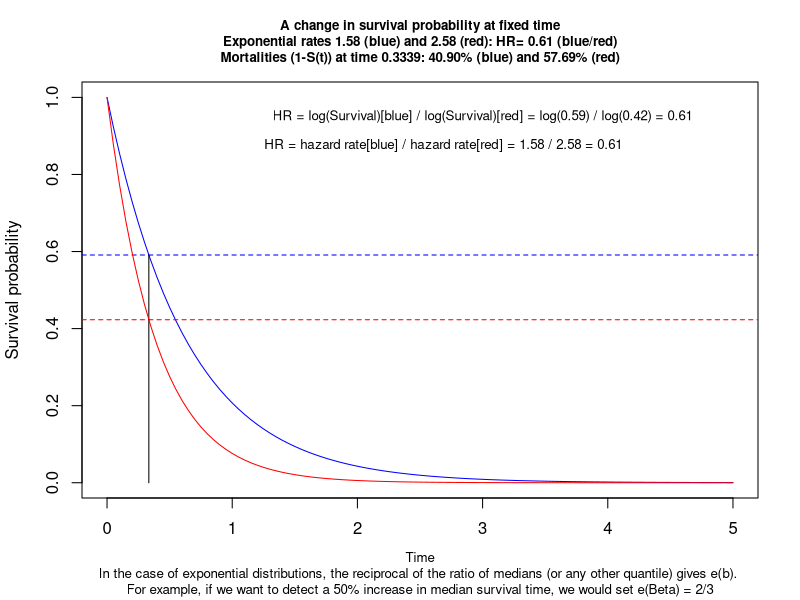
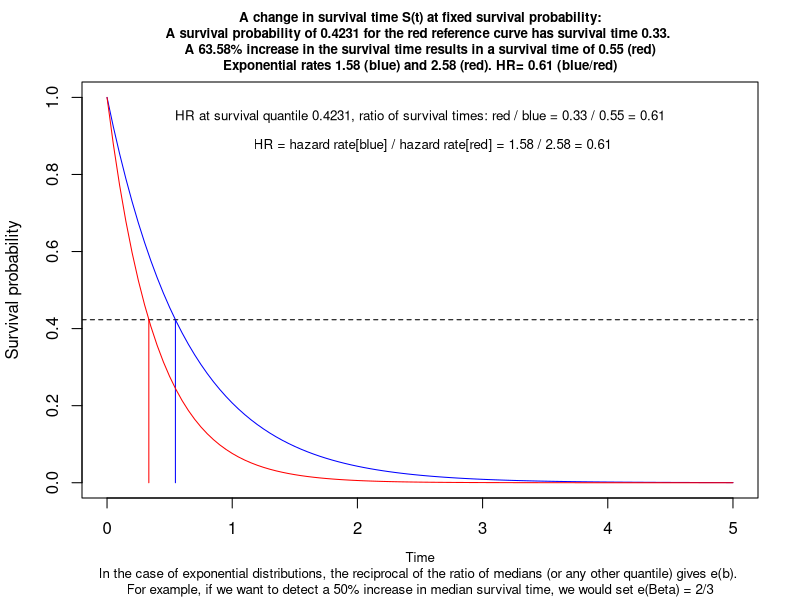
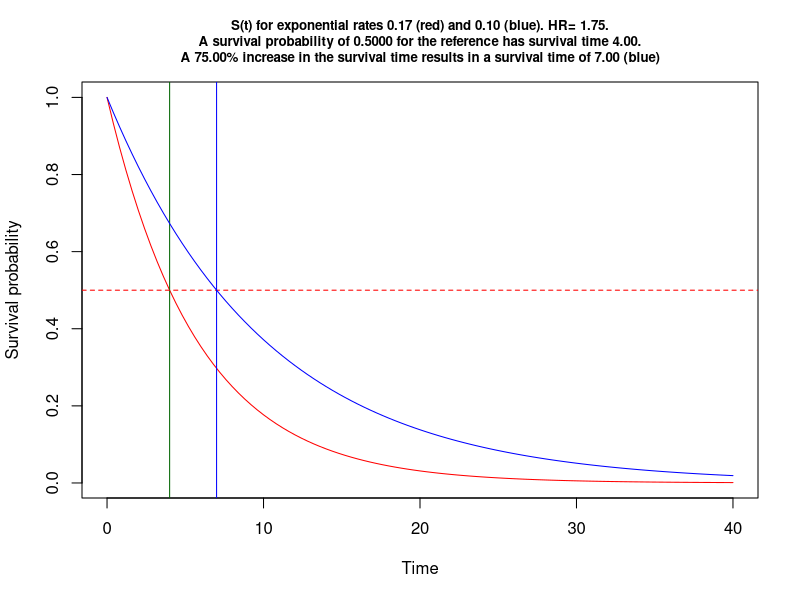
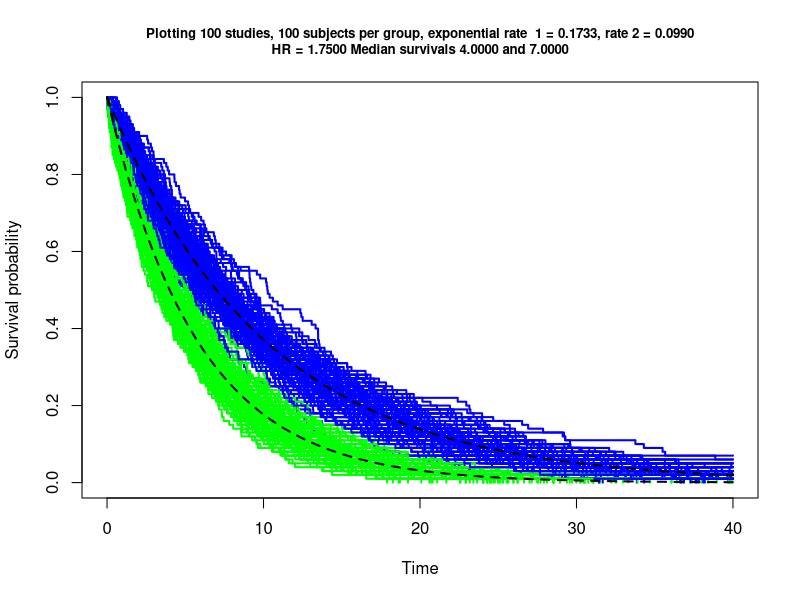

The R source for these figures, in order: (Note: this script raises an error after producing the figures.)
## ---- chunk 1

#/***************************************************************************#
#Filename           :      xxxxxxxxxxxxxxxxxxxxx
#Author             :      obrieea1
#Date               :      xx-May-2021
#R                  :      xxxxxxxxxxxxx
#Platform           :      xxxxxxxxxxxxx 
#Project/Study      :      xxxxxxxxxxxxx
#Description        :      xxxxxxxxxxxxx   
#Assumptions:   
#Input              :       
#Output             :      An .R, .Rmd and .html file is output to xxx
#                          An .R file is output to the dir where original .Rmd file is located
#Macros used        :      none
#---------------------------------------------------------------------------
#MODIFICATION HISTORY: 
#    <DD-MON-YYYY>,
#    <Description> 
#    
#***************************************************************************/

# knit: (function(inputFile, encoding) { 
#               out_dir <- '~/Survival-power';   
#           rmarkdown::render(inputFile,
#                         encoding=encoding, 
#       output_file=file.path(out_dir,'survival power exploration.html')) })

        rm(list=ls())

        set.seed(123)
        startTime<-proc.time()
        library(knitr)
        knit_hooks$set(purl = hook_purl)  #new line
        options(width=120)
        options(width = 999)
        opts_chunk$set(comment = "", warning = FALSE, message = FALSE,
                       echo = FALSE, tidy = FALSE, size="tiny",  cache=FALSE,
                       progress=TRUE,
                         fig.width=7, fig.height=3.5,
                       cache.path = 'program_Cache/',
                       fig.path='figure/')
         
        knitr::knit_hooks$set(inline = function(x) {
          knitr:::format_sci(x, 'md')
        })
         
        
        options(scipen=999)  # remove scientific notation
        
      
        # create an R file of the code!
        # https://stackoverflow.com/questions/26048722/knitr-and-tangle-code-without-execution
        
         # knit_hooks$set(purl = function(before, options) {
         #   if (before) return()
         #   input  = current_input()  # filename of input document
         #   output = paste(tools::file_path_sans_ext(input), 'R', sep = '.')
         #   if (knitr:::isFALSE(knitr:::.knitEnv$tangle.start)) {
         #   assign('tangle.start', TRUE, knitr:::.knitEnv)
         #   unlink(output)
         # }
         #   cat(options$code, file = output, sep = '\n', append = TRUE)
         # })

          # function to calculate the mode     
          getmode <- function(v) {
               uniqv <- unique(v)
               uniqv[which.max(tabulate(match(v, uniqv)))]
          }
  
          
        # https://stackoverflow.com/questions/36868287/purl-within-knit-duplicate-label-error
          
          options(knitr.duplicate.label = 'allow') # to help with purl
 
          
## ---- chunk 2

 
      
      gps1 <-  paste0('~/Survival-power')
      gps2 <-  paste0('~/Survival-power')
      
      path.script <- paste0(gps1, '')        # code to go here
      path.import <- paste0(gps2, '')  # data is here
      path.export <- paste0(gps1, '') 
      
      wd <- Rhome <- paste0('~/Survival-power')
      wd.code <- paste0(Rhome,'')                 
      wd.data <- paste0(Rhome,'')
 
      
      
      # rounding functions
      p2 <- function(x) {formatC(x, format="f", digits=2)}
      p3 <- function(x) {formatC(x, format="f", digits=3)}
      p4 <- function(x) {formatC(x, format="f", digits=4)}
      
       # https://stackoverflow.com/questions/3245862/format-numbers-to-significant-figures-nicely-in-r
      formatz <- function(x){
        
        if (!is.na(x)  ) {
          
          formatC(signif(x,digits=5), digits=5,format="fg", flag="#",big.mark=",")
          
        }
        
      }
      
      formatz0 <- function(x){
        sprintf(x, fmt = '%s')  
      }
      formatz1 <- function(x){
        sprintf(x, fmt = '%#.1f')  
      }
      formatz2 <- function(x){
        sprintf(x, fmt = '%#.2f')  
      }
      formatz00 <- function(x){
        round(x,0) 
      }
      formatz4 <- function(x){
        sprintf(x, fmt = '%#.4f')  
      }
 
      
## ---- chunk 3
      
    # functions  to get means and SDs, not used
    mymean <- function(x) {mean(x, na.rm=T)}
    mysd <- function(x) {sd(x, na.rm=T)}
    
     
## ---- chunk 4
 
    library(survival)
    library(rms) # for modelling
    library(tidyverse)
   
## ---- chunk 5
      
  # tereneau book p62
  # In the case of exponential distributions, the reciprocal of the ratio of
  # medians (or any other quantile) gives e(b). For example, if we want to
  # detect a 50% increase in median survival time, we would set e(Beta) = 2/3. 
  A  <-runif(1,1,3)              # random, this will be a constant hazard rate
  B  <-runif(1,1,3)              # random, second curve rate
  
  lambda  <- min(A,B)           # best  survival
  lambda2 <- max(A,B)            # worst survival blue curve

  # for plotting 
  end <- ceiling(-(log(1-.999)/ lambda))       # for plotting 99th percentile
  s <- seq(0,end, length.out = end+1)          # reasonable x axis
  
  p <- runif(1)                                # random survival prop
  ms <- -log(1-p)/lambda                       # survival time  for survival prop p

  (time1 <- ms )
  (mort1 <-  exp(-lambda2*  ms  ) ) # e^-lambda*t
 
  #~~~~~~~~~~~~~~~~~~~~~~~~~~~~~~~~~~~~~~~~~~~~~~~~~~~~~~~~~~~~~~~~~~~~~~~~~~~~~~~~~~~~
  #~~~~~~~~~~~~~~~~~~~~~~~~~~~~~~~~~~~~~~~~~~~Survival function~~~~~~~~~~~~~~~~~~~~~~~~~~~~~~~
  zp <- function(x, shape, scale)
    pweibull(x, shape=shape, scale=scale,lower.tail=F)
  
  #~~~~~~~~~~~~~~~~~~
  curve(zp(x, shape=1, scale=1/lambda), from=0, to=end, 
         main=paste0("A change in survival probability at fixed time\n Exponential rates ",
                     formatz2(lambda),         " (blue) and ",
                     formatz2(lambda2),        " (red): HR= ",
                     formatz2(lambda/lambda2), " (blue/red) \nMortalities (1-S(t)) at time ",
                     formatz4(ms),             ": ",
                     formatz2(p*100),          "% (blue) and ", 
                     formatz2((1-mort1)*100 ), "% (red)" ), 
                     cex.main = .8,
                     ylab='Survival probability', xlab='', col="blue", 
                     sub= "Time\nIn the case of exponential distributions, the reciprocal of the ratio of medians (or any other quantile) gives e(b). \nFor example, if we want to detect a 50% increase in median survival time, we would set e(Beta) = 2/3" ,  cex.sub=.8)

 # abline(v=ms )   
  abline(h=1-p , col='blue' , lty=2)
  abline(h=mort1 , col='red' , lty=2)     
  
  lines(c(ms ,ms), c(0 , 1-p) , col='black')
   
  
  
  
  #~~~~~~~~~~~~~~~~~~
  curve(zp(x, shape=1, scale=1/lambda2), from=0, to=end,     
        ylab='Survival probability', xlab='Time', col="red", add=TRUE)
 
  #~~~~~~~~~~~~~~~~~~
  text(x = end*.6, y = .95,  
       paste0("HR = log(Survival)[blue] / log(Survival)[red] = log("
              ,formatz2(1-p),                  ") / log(",
              formatz2(mort1),                 ") = ", 
              formatz2( log(1-p)/log(mort1) ), ""),
       col = "black",#1b98e0",
       cex = .8)
  #~~~~~~~~~~~~~~~~~~
  text(x = end*.537, y = .875,  
       paste0(expression("HR = hazard rate[blue] / hazard rate[red] = "),
              formatz2(lambda),         " / ",
              formatz2(lambda2),        " = ",
              formatz2(lambda/lambda2), ""
              ),
       col = "black",#1b98e0",
             cex = .8)
  #~~~~~~~~~~~~~~~~~~
     # ratio of two survivals
     # A <- -log(1-p)/lambda2
     # B <- -log(1-p)/lambda
     #  
     # A/B
     # lambda/lambda2

## ---- chunk 6
      
 #~~~~~~~~~~~~~~~~~~~~~~~~~~~~~~~~~~~~~~~~~~~~~~~~~~~~~~~~~~~~~~~~~~~~~~~~~~~~~~~~~~~~~~~~~~~~~~~~
 
 # new
 p          <- mort1  
 ref.time   <- s1 <- ms 
 trt.time   <- s2 <- -log(p)/lambda
 fact.      <- (-log(p)/lambda)  / (-log(p)/lambda2) -1
 hr         <- lambda/lambda2
 
 
 curve(zp(x, shape=1, scale=1/lambda), from=0, to=end, 
       main=paste0(  "A change in survival time S(t) at fixed survival probability:\nA survival probability of ",
          formatz4(p),         " for the red reference curve has survival time ",
          formatz2( ref.time), ". \nA ",
          formatz2(fact.*100) ,"% increase in the survival time results in a survival time of ",
          formatz2(trt.time),  " (red)\nExponential rates ",
          formatz2(lambda),    " (blue) and ",
          formatz2(lambda2),   " (red). HR= ",
          formatz2(hr),        " (blue/red)"
          ),  
          cex.main = .8,
          ylab='Survival probability',xlab='', 
          col="blue",
          sub= "Time\nIn the case of exponential distributions, the reciprocal of the ratio of medians (or any other quantile) gives e(b). \nFor example, if we want to detect a 50% increase in median survival time, we would set e(Beta) = 2/3" , cex.sub=.8)
 
   text(x = end*.5, y = .95,  
       paste0("HR at survival quantile ",formatz4(p),", ratio of survival times: red / blue = "
              ,formatz2(ref.time),             " / ",
              formatz2(trt.time),              " = ", 
              formatz2( ref.time/trt.time ),   ""),
       col = "black",
       cex = .8)
 
  #~~~~~~~~~~~~~~~~~~
  text(x = end*.52, y = .875,  
       paste0(expression("HR = hazard rate[blue] / hazard rate[red] = "),
              formatz2(lambda)," / ",formatz2(lambda2)," = "
              ,formatz2(lambda/lambda2),""
              ),
       col = "black",
             cex = .8)
  #~~~~~~~~~~~~~~~~~~~
 abline(h=p , col='black' , lty=2)
 lines(c(-log(p)/lambda2 , -log(p)/lambda2), c(0 , p) , col='red')
 lines(c(-log(p)/lambda  , -log(p)/lambda),  c(0 , p) , col='blue')

 curve(zp(x, shape=1, scale=1/lambda2), from=0, to=end,  
       ylab='Survival probability', xlab='Time', col="red", add=TRUE)
  
 #~~~~~~~~~~~~~~~~~~~~~~~~~~~~~~~~~~~~~~~~~~~~~~~~~~~~~~~~~~~~~~~~~~~~~~~~~~~~~~~~~~~~~~~~~~~~~~~~
 
 
## ---- chunk 7
     
## ---- chunk 8
 
# This function is useful for creating d1 an input to Hmisc cpower

  morti <- function ( d0=.5, hr=2/3, time=6){
    
      lambda = -log(1-d0)/time     # hazard rate 
      m = 1 - exp(-lambda*time*hr) # mortality hence subtracting from 1
      return(m)
  } 
  
 
  d0 <- 0.5
  d1 <- morti()
  
  cpower(tref=6, n=352, mc=d0, r= 100*(d0 - d1)/d0, tmin=39/4, 
         accrual=74/4, alpha=.05, pr=TRUE,
         noncomp.c = 0, noncomp.i = 0)


 
## ---- chunk 9

## ---- chunk 10
  
d0 <- 1-.29
d1 <- 1-.4
cpower(tref=1, n=444, mc=d0, r= 100*(d0 - d1)/d0, tmin=1, 
       accrual=1, alpha=.05, pr=TRUE,
       noncomp.c = 0, noncomp.i = 0)
  
  
  
## ---- chunk 11
     
## ---- chunk 12
     

cpower(tref=2, n=1000, mc=.2, r=25, accrual=2, tmin=1, 
       noncomp.c=10, noncomp.i=17.5)

# repeating using my function, only difference due to rounding

  d0= .2
  time=2
  hr=0.7283
  d1 <- morti(d0=d0, hr= hr, time=time)
  
  cpower(tref=time, n=1000, mc=d0, r=100*(d0 - d1)/d0, accrual=2, tmin=1, 
         noncomp.c=10, noncomp.i=17.5)
 
## ---- chunk 13

  
  d0= .6
  time=5
  d1=.41
  
  cpower(tref=time, n=400, mc=d0, r=100*(d0 - d1)/d0, accrual=1.5, tmin=2,    # p478 and p482
         noncomp.c=0, noncomp.i=0)
  
  cpower(tref=time, n=400, mc=d0, r=100*(d0 - d1)/d0, accrual=2.0,  tmin=2,    # p483
         noncomp.c=0, noncomp.i=0)
  
  cpower(tref=time, n=903, mc=d0, r=100*(d0 - d1)/d0, accrual=20/24, tmin=0,  # p483 no this does not match <-!!
         noncomp.c=0, noncomp.i=0) 


## ---- chunk 14

# Stata survival book p353/354, we duplicate with cpower
# stpower exponential 0.03, hratio(0.6) power(0.9) aperiod(20) fperiod(15)

    hr   <- 0.6
    h    <- 0.03  
    time <- 1/h*(-log(1-0.5))^(1)  #Weibull
    d0   <- 0.5
    d1   <- morti(d0=d0, hr= hr, time=time)  # my function
  
  cpower(tref=time, n=190*2, mc=d0, r=100*(d0 - d1)/d0, accrual=20, tmin=15, 
         noncomp.c=0, noncomp.i=0) #

## ---- chunk 15

 
# stpower exponential 0.03, hratio(0.6) power(0.9) fperiod(35) loghazard detail

simfunx <- function(p=1, hr=.6, n=30, At=20, lambdaC=.018, alpha=0.05, seed=NULL ) {
  
      if (!is.null(seed)) set.seed(seed)
      
      h  <- lambdaC #                    # hazard for exponential using med surv, remeber -log(0.5) is the same 
      ms <- 1/h*(-log(1-0.5))^(p)        # lets show we know how to recreate median survival
      T1 <- 1/h*(-log(runif(n)))^(p)     # weibull times, p=1 so exp, lambda=h
      
      ms2<- ms*hr                        # use the HR to get hazard in other group
      h2 <- log(2)/ms2
      T2 <- 1/h2*(-log(runif(n)))^(p)    # create n weibull times, p=1 so exp, lambda=h2
      
      # lambdaC hazard of censoring
      C1 = rweibull(n, shape=1, scale=1/lambdaC)   # censoring time
      C2 = rweibull(n, shape=1, scale=1/lambdaC)   # censoring time
      
      C1 = rep(100000,n)    # censoring time, basically no censoring due to large time I use here
      C2 = rep(100000,n)    # censoring time  basically no censoring due to large time I use here
      
      time1 = pmin(T1,C1)  # observed time is min of censored and true grp0
      time2 = pmin(T2,C2)  # observed time is min of censored and true grp1
      
      event1 = time1==T1   
      event2 = time2==T2   
      
      event = c(event1,event2)
      Ti = c(time1,time2)
      
      event <- ifelse(Ti >= At, 0, event)
      Ti <-     ifelse(Ti >= At, At, Ti)
      #~~~~~~~~~~~~~~~~~~~~~~~~~~~~~~~~~~~~~~~~~~~~~~~~~~~~~~~~~~~~~~~~~~~~~
      dd <- data.frame(T= Ti, 
                       x = c(rep(1,n), rep(0,n)), 
                       event = event )
      
      l = coxph(Surv(T, event) ~ x, dd)
      
      o <- anova(l)$`Pr(>|Chi|)`[2] # P-value from likelihood ratio test
      
      pow <- o<=alpha
      
      u <- exp(confint(l, level = .9))  [2][[1]]  # use for upper 90% conf interval for non inferiority
      
      n <- (l$n-l$nevent)/l$n  
      
      p <- exp(l$coefficients[[1]])
      
      ev <- l$nevent  # no of events
      
      h1=h
      h2=h2
      
      c( (h1), (h2), (ev),  (n), (p), (u), (o),  (pow))
}


  simres <- plyr::raply(1000,simfunx(p=1, hr=1/.6, n=294/2, At=35, lambdaC=.03))
  simres <- as.data.frame(simres)
  names(simres) <- c("h1","h2","No of events", "Proportion of events","HR", "HR Upper 90CI","Mean P-value","Power")
  options(digits=3)
  r <- (apply(simres,2, mean))
  r<-as.data.frame(r)
  print(kable(t(r)))
  options(digits=7)


## ---- chunk 16


## ---- chunk 17


simfunf <- function(p=1, hr=.6, n=30, acc=20, fup=5, lambdaC=.018, alpha=0.05, seed=NULL ) {
  
  if (!is.null(seed)) set.seed(seed)
  
  At <- T1 <- T2 <- D1 <- D2 <- T1a <- T2a <- time1 <- time2 <- l <- NULL
  
  At= acc + fup
  
  h  <- lambdaC #                    # hazard for exponential using med surv, remeber -log(0.5) is the same 
  ms <- 1/h*(-log(1-0.5))^(p)        # lets show we know how to recreate median survival
  T1 <- 1/h*(-log(runif(n)))^(p)     # weibull times, p=1 so exp, lambda=h
  
  ms2<- ms*hr                        # use the HR to get hazard in other group
  h2 <- log(2)/ms2
  T2 <- 1/h2*(-log(runif(n)))^(p)    # create n weibull times, p=1 so exp, lambda=h2
  
  # lambdaC hazard of censoring
  C1 = rweibull(n, shape=1, scale=1/lambdaC)   # censoring time
  C2 = rweibull(n, shape=1, scale=1/lambdaC)   # censoring time
  
  a1 <- runif(n,0,acc) # use these for random uniform accrual times
  a2 <- runif(n,0,acc)
  
  D1 = T1+a1   # add rand uniform to weibull events
  D2 = T2+a2
  
  T1a <- ifelse(D1>At, At,  T1 )  # make sure no time + accrual entry exceeds accrual + follow up
  T2a <- ifelse(D2>At, At,  T2 )  # and replace [rand uniform to weibull events] with original time to event time

  # by pass censoring, so no censoring!
  C1 = rep(100000,n)    # censoring time, basically no censoring
  C2 = rep(100000,n)    # censoring time  basically no censoring
  
  time1 = pmin(T1a,C1)  # observed time is min of censored and true grp0
  time2 = pmin(T2a,C2)  # observed time is min of censored and true grp1
  
  event1 = time1==T1a   
  event2 = time2==T2a   
  
  
  event = c(event1,event2)
  Ti = c(time1,time2)
  
  event <- ifelse(Ti >= At, 0, event)
  Ti <-     ifelse(Ti >= At, At, Ti)
  #~~~~~~~~~~~~~~~~~~~~~~~~~~~~~~~~~~~~~~~~~~~~~~~~~~~~~~~~~~~~~~~~~~~~~
  dd <- data.frame(T= Ti, 
                   x = c(rep(1,n), rep(0,n)), 
                   event = event )
  
  l = coxph(Surv(T, event) ~ x, dd)
  
  o <- anova(l)$`Pr(>|Chi|)`[2] # P-value from likelihood ratio test
  
  pow <- o<=alpha
  
  u <- exp(confint(l, level = .9))  [2][[1]]  # use for upper 90% conf interval for non inferiority
  
  n <- (l$n-l$nevent)/l$n  
  
  p <- exp(l$coefficients[[1]])
  
  ev <- l$nevent  # no of events
  
  h1=h
  h2=h2
  
  c(h1,h2,ev,n,p,u,o, pow)
}

# my god it works!!!
  simres <- plyr::raply(1000,simfunf(p=1, hr=.6, n=190,  lambdaC=.018, acc=20, fup=15))
  simres <- as.data.frame(simres)
  names(simres) <- c("h1","h2","No of events", "Proportion of events","HR", "HR Upper 90CI","Mean P-value","Power")
  options(digits=3)
  r <- (apply(simres,2, mean))
  r<-as.data.frame(r)
  print(kable(t(r)))
  options(digits=7)


## ---- chunk 18
 
  
  hr=.6
  h  <- .03  
  time <- 1/h*(-log(1-0.5))^(1) 
  d0=.5
  
  d1 <- morti(d0=d0, hr= hr, time=time)
  
  cpower(tref=time, n=190*2, mc=d0, r=100*(d0 - d1)/d0, accrual=20, tmin=15, 
         noncomp.c=0, noncomp.i=0) #?


## ---- chunk 19
 
  weibSurv <- function(x, shape, scale)
      pweibull(x, shape=shape, scale=scale,lower.tail=F)

#~~~~~~~~~~~~~~~~~~~~~~~~~~~~~~~~~~~~~~~~~~~~~~~~~~~~~~~~~~~~~~~~~~~~~~~~~~~~~~~~~~~~~~~~~~~~~~~~
# instead of survival mortality lets postulated change in the time for survival  
# visualize the question
#~~~~~~~~~~~~~~~~~~~~~~~~~~~~~~~~~~~~~~~~~~~~~~~~~~~~~~~~~~~~~~~~~~~~~~~~~~~~~~~~~~~~~~~~~~~~~~~~

  # inputs
  n     <- 100                             # no of patients per group
  ms1   <- 4                               # median survival null
  ms2   <- 7                               # median survival alternative
  p     <- 0.50                            # time for survival probability
  fact. <- (ms2-ms1)/ms1                   # % increase in time for survival of this means
  h     <- lambda   <-  log(2)/ms1         # baseline hazard (reference)
  h2    <- lambda2  <-  lambda/(1+fact.)   # alternate hazard
  hr    <- lambda/lambda2                  # hr compares to alternate/longer survival

## ---- chunk 20
   
  
#~~~~~~~~~~~~~~~~~~~~~~~~~~~~~~~~~~~~~~~~~~~~~~~~~~~~~~~~~~~~~~~~~~~~~~~~~~~~~~~~~~~~~~~~~~~~~~~~
# visualize the question
#~~~~~~~~~~~~~~~~~~~~~~~~~~~~~~~~~~~~~~~~~~~~~~~~~~~~~~~~~~~~~~~~~~~~~~~~~~~~~~~~~~~~~~~~~~~~~~~~

  end <- ceiling(-(log(1-.999)/ lambda))       # for plotting the range of x axis, calc. 99th percentile
  s   <- seq(0,end, length.out = end+1)    
  
  curve(weibSurv(x, shape=1, scale=1/lambda), from=0, to=end, 
        main=paste0("S(t) for exponential rates ",formatz2(lambda)," (red) and ",formatz2(lambda2), " (blue). HR= ",formatz2(hr),".\n A survival probability of ",formatz4(p)," for the reference has survival time ",
                    formatz2(-log(p)/lambda),". \nA ",formatz2(fact.*100) ,"% increase in the survival time results in a survival time of ",formatz2(-log(p)/lambda2)," (blue)"),  cex.main = .8,
        ylab='Survival probability', xlab='Time', col="red")
  
  abline(v= -log(p)/lambda, col='darkgreen')  
  abline(h=p , col='red' , lty=2)
  abline(v= -log(p)/lambda2 , col='blue')   
  
  curve(weibSurv(x, shape=1, scale=1/lambda2), from=0, to=end,  
        ylab='Survival probability', xlab='Time', col="blue", add=TRUE)

## ---- chunk 21
  
#~~~~~~~~~~~~~~~~~~~~~~~~~~~~~~~~~~~~~~~~~~~~~~~~~~~~~~~~~~~~~~~~~~~~~~~~~~~~~~~~~~~~~~~~~~~~~~~~
# Plot many studies
#~~~~~~~~~~~~~~~~~~~~~~~~~~~~~~~~~~~~~~~~~~~~~~~~~~~~~~~~~~~~~~~~~~~~~~~~~~~~~~~~~~~~~~~~~~~~~~~~

  T1 <- 1/h* (-log(runif(n)))^(1)      # 1 in brackets dictates exponential dist
  T2 <- 1/h2*(-log(runif(n)))^(1)      # 1 in brackets dictates exponential dist
  
  survfit1 <- survfit(Surv(T1) ~ 1)
  plot(survfit1, ylab="Survival probability", xlab="Time",col="green", conf.int=FALSE, 
       main=paste0("Plotting ",n," studies, ",n," subjects per group, exponential rate  1 = ",formatz4(h),", rate 2 = ",formatz4(h2), "\nHR = ",formatz4(h/h2),
                   " Median survivals ",formatz4(log(2)/lambda)," and ",formatz4(log(2)/lambda2)), xlim=c(0,end), cex.main = .8)
  
  survfit2 <- survfit(Surv(T2) ~ 1)
  lines(survfit2, lwd=2, col='blue', conf.int = FALSE)  
  
  # draw 100 studies!
  for ( i in 1:n) {
    
    T1 <- 1/h* (-log(runif(n)))^(1)   # 1 in brackets dictates exponential dist
    T2 <- 1/h2*(-log(runif(n)))^(1)   # 1 in brackets dictates exponential dist
    
    survfit1 <- survfit(Surv(T1) ~ 1)
    lines(survfit1, lwd=2, col='green', conf.int = FALSE)  
    
    survfit2 <- survfit(Surv(T2) ~ 1)
    lines(survfit2, lwd=2, col='blue', conf.int = FALSE)  
    
  }
  
  # plot true survival curve, constant hazard h
  curve(weibSurv(x, shape=1, scale=1/h), from=0, to=end, n=length(T1), 
        col='black', lwd=2, lty=2,
        ylim=c(0,1), add=TRUE)
  
  # plot true survival curve, constant hazard h2
  curve(weibSurv(x, shape=1, scale=1/h2), from=0, to=end, n=length(T1), 
        col='black', lwd=2, lty=2,
        ylim=c(0,1), add=TRUE)


## ---- chunk 22
  
#~~~~~~~~~~~~~~~~~~~~~~~~~~~~~~~~~~~~~~~~~~~~~~~~~~~~~~~~~~~~~~~~~~~~~~~~~~~~~~~~~~~~~~~~~~~~~~~~
# power simulation
#~~~~~~~~~~~~~~~~~~~~~~~~~~~~~~~~~~~~~~~~~~~~~~~~~~~~~~~~~~~~~~~~~~~~~~~~~~~~~~~~~~~~~~~~~~~~~~~~

  sim = function(h,h2,n) {
    
    # Simulate some time to event data
    T1 <- 1/h* (-log(runif(n)))^(1)   
    T2 <- 1/h2*(-log(runif(n)))^(1) 
    
    # data
    ti = c(T1, T2)
    gr = c(rep(1, n), rep(0, n))
    
    l = coxph(Surv(ti) ~ gr)    # Fit Cox model
    anova(l)$`Pr(>|Chi|)`[2]   # P-value 
  }
  
  #set.seed(123) # Reproducible pseudorandom numbers
  pv <-  replicate(1000, sim(n = 200/2, h = h, h2=h2)) 
  mean(pv <= 0.05)  

  
## ---- chunk 23
#~~~~~~~~~~~~~~~~~~~~~~~~~~~~~~~~~~~~~~~~~~~~~~~~~~~~~~~~~~~~~~~~~~~~~~~~~~~~~~~~~~~~~~~~~~~~~~~~
# let's use Frank Harrell Hmisc cpower function
# the perspective here is change in mortality at initial time of interest rather 
#~~~~~~~~~~~~~~~~~~~~~~~~~~~~~~~~~~~~~~~~~~~~~~~~~~~~~~~~~~~~~~~~~~~~~~~~~~~~~~~~~~~~~~~~~~~~~~~~
  morti <- function ( d0=.5, hr=2/3, time=6){
    
    lambda = -log(1-d0)/time     # hazard rate 
    m = 1 - exp(-lambda*time*hr) # mortality hence subtracting from 1
    return(m)
  } 
  
  time <- ms1
  d0   <- p
  hr   <- 1/hr
  
  d1 <- morti(d0=d0, hr= hr, time=time)
  
  # looking at graph above just made me choose accrual time 100 with no further follow up
  Hmisc::cpower(tref=time, n=100*2, mc=d0, r=100*(d0 - d1)/d0, accrual=100, tmin=0, 
         noncomp.c=0, noncomp.i=0) 
  
    Hmisc::cpower(tref=time, n=152, mc=d0, r=100*(d0 - d1)/d0, accrual=100, tmin=0, 
         noncomp.c=0, noncomp.i=0) 
  

## ---- chunk 24


 w.sim2 <- function(p=1, hr=1.75, n=100, At=30, ms=5.5, lambdaC=.04) { 

      h  <- log(2)/ms                    # hazard for exponential
      ms <- 1/h*(-log(1-0.5))^(p)        # median survival
      T1 <- 1/h*(-log(runif(n)))^(p)     # weibull times, p=1 so exp, lambda=h
      
      ms2<- ms*hr                        # use the HR to get hazard in other group
      h2 <- log(2)/ms2
      T2 <- 1/h2*(-log(runif(n)))^(p)    # weibull times, p=1 so exp, lambda=h2
      
      # lambdaC hazard of censoring
      C1 = rweibull(n, shape=1, scale=1/lambdaC)   # censoring time
      C2 = rweibull(n, shape=1, scale=1/lambdaC)   # censoring time
      
      time1 = pmin(T1,C1)  # observed time is min of censored and true grp0
      time2 = pmin(T2,C2)  # observed time is min of censored and true grp1
      
      event1 = time1==T1   
      event2 = time2==T2   
      
      event = c(event1,event2)
      #~~~~~~~~~~~~~~~~~~~~~~~~~~~~~~~~~~~~~~~~~~~~~~~~~~~~~~~~~~~~~~~~~~~~~
      dat <- data.frame(T = c(time1,time2), 
                        x = c(rep(1,n), rep(0,n)), 
                        event = c(event1,event2) )

      l = coxph(Surv(T, event) ~ x, dat)
      
      pv <- anova(l)$`Pr(>|Chi|)`[2] # P-value from likelihood ratio test
      
      # collect
      o <- pv
      
      n <- (l$n-l$nevent)/l$n
      
      p <- exp(l$coefficients[[1]])
      
      ev <- l$nevent
      
   #   pow <- o <=.05
      
      output <- list(o,n,p,ev )
      
      return(output)

    }

 
  fact.    <-   (7-4)/4  # % increase in time for survival of this means
  lambda   <-  log(2)/4 # baseline hazard (reference)
  lambda2  <-  lambda/(1+fact.)
  hr       <-  lambda/lambda2
   
   
  # need to double check inputs are correct here??
  require(survival)
  phr = replicate(1000, w.sim2(p=1, hr=hr, n=200/2, At=30000, ms=7, lambdaC=0.00006)) # # censoring and admin censoring times are so big they have no effect
  phr <- t(phr)
  mean(phr[,1] <= 0.05) 


## ---- chunk 25
  
  
#~~~~~~~~~~~~~~~~~~~~~~~~~~~~~~~~~~~~~~~~~~~~~~~~~~~~~~~~~~~~~~~~~~~~~~~~~~~~~~~~~~~~~~~~~~~~~~~~
# non inf power simulation - under construction
#~~~~~~~~~~~~~~~~~~~~~~~~~~~~~~~~~~~~~~~~~~~~~~~~~~~~~~~~~~~~~~~~~~~~~~~~~~~~~~~~~~~~~~~~~~~~~~~~
  # inputs
  n     <- 100                             # no of patients per group
  ms1   <- 4                               # median survival null
  ms2   <- 7                               # median survival alternative
  p     <- 0.50                            # time for survival probability
  fact. <- (ms2-ms1)/ms1                   # % increase in time for survival of this means
  h     <- lambda   <-  log(2)/ms1         # baseline hazard (reference)
  h2    <- lambda2  <-  lambda/(1+fact.)   # alternate hazard
  hr    <- lambda/lambda2                  # hr compare
  
  
  simi = function(h,h2,n) {
    
    # Simulate some time to event data
    T1 <- 1/h* (-log(runif(n)))^(1)   
    T2 <- 1/h2*(-log(runif(n)))^(1) 
    
    # data
    ti = c(T1, T2)
    gr = c(rep(1, n), rep(0, n))
    
    l = coxph(Surv(ti) ~ gr)    # Fit Cox model
    #anova(l)$`Pr(>|Chi|)`[2]   # P-value 
    exp(confint(l, level = .9))  [1][[1]]  # use for lower CI
    
  }
  
  #set.seed(123) # Reproducible pseudorandom numbers
  # try less samples
  pv <-  replicate(1000, simi(n = 50/2, h = h, h2=h2)) 
  mean(pv >  0.80)
  mean(pv >  0.85) 
  mean(pv >  0.90)
  mean(pv >  0.95)  
 # mean(pv > 1.0)
#  mean(pv > 1.1)  
#  mean(pv > 1.2)
  








## ---- chunk 26

      options(width=70)
     # opts_knit$set(root.dir = wd.code)   ##THIS SETS YOUR WORKING DIRECTORY
      sessionInfo()
      print(getwd())
      stopTime<-proc.time()


## ---- chunk 27

    # move stangle R file to a folder in GPS
    # put this at bottom and give it the same name as the RMD file , replace any blanks with underscore
    # https://amywhiteheadresearch.wordpress.com/2014/11/12/copying-files-with-r/

    # https://stackoverflow.com/questions/21101573/need-the-filename-of-the-rmd-when-knitr-runs
    x <- knitr::current_input() 
    x
    rcode <-  gsub(' ','_', trimws(x))                       # replace blank with underscore, this is needed
    file.copy(rcode, path.script,  overwrite=TRUE)           # make a copy of the rcode in a folder of choice
    
    
    # saving the html to GPS!
    # https://stackoverflow.com/questions/28894515/rmarkdown-directing-output-file-into-a-directory
    # x1 <- gsub('\\.Rmd','\\.html', trimws(x)) 
    # rcode <-  gsub(' ','_', trimws(x1))   
    # knit: (function(inputFile, encoding) { 
    #   out_dir <- path.script;
    #   rmarkdown::render(inputFile,
    #                     encoding=encoding, 
    #                     output_file=file.path(dirname(x), out_dir, rcode)) })
    # 
    
    #http://felixfan.github.io/extract-r-code/
    #https://www.rdocumentation.org/packages/knitr/versions/1.19/topics/knit
    #y <- knitr::current_input()
    #knitr::purl(y, output = "test.R", documentation = 2)
 
    input  = knitr::current_input()  # filename of input document
    cat("checking purl..")
    input
    output = paste(tools::file_path_sans_ext(input), 'R', sep = '.')
    output
    #tools::file_path_sans_ext(input)
    knitr::purl(input,paste0(path.script,output),documentation=1,quiet=T)  ##where do we wish to save R code?
    getwd()
    
